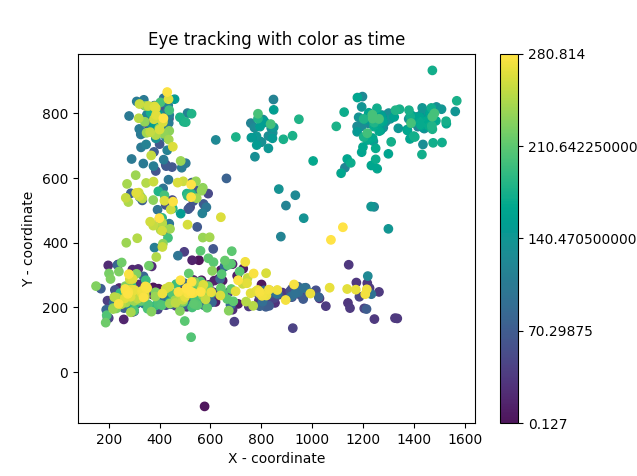

The script that drew this image:
import pandas as pd
import matplotlib.pyplot as plt
import matplotlib.animation as animation
import numpy as np
import random
import sys

path = 'Advanced_Visual_Data_Analysis\Data\EyeTrack-raw.tsv'

data=pd.read_csv(path,sep='\t')

X = data['GazePointX(px)']
Y = data['GazePointY(px)']
TIME = data['RecordingTimestamp']

TIME = TIME / 1000

fig, ax = plt.subplots()
scatter = plt.scatter(X, Y, c=TIME, cmap='viridis')
cbar = plt.colorbar(scatter, label="Time")

plt.xlabel('X - coordinate')
plt.ylabel('Y - coordinate')
plt.title('Eye tracking with color as time')

ticks = np.linspace(min(TIME), max(TIME), num=5)
cbar.set_ticks(ticks)
cbar.set_ticklabels([str(label) for label in ticks])


def update(frame):
    # for each frame, update the data stored on each artist.
    x = ticks[:frame]
    y = ticks[:frame]
    # update the scatter plot:
    data = np.stack([x, y]).T
    scatter.set_offsets(data)
    return (scatter)


ani = animation.FuncAnimation(fig = fig, func=update, frames=40, interval=30)
plt.show()
